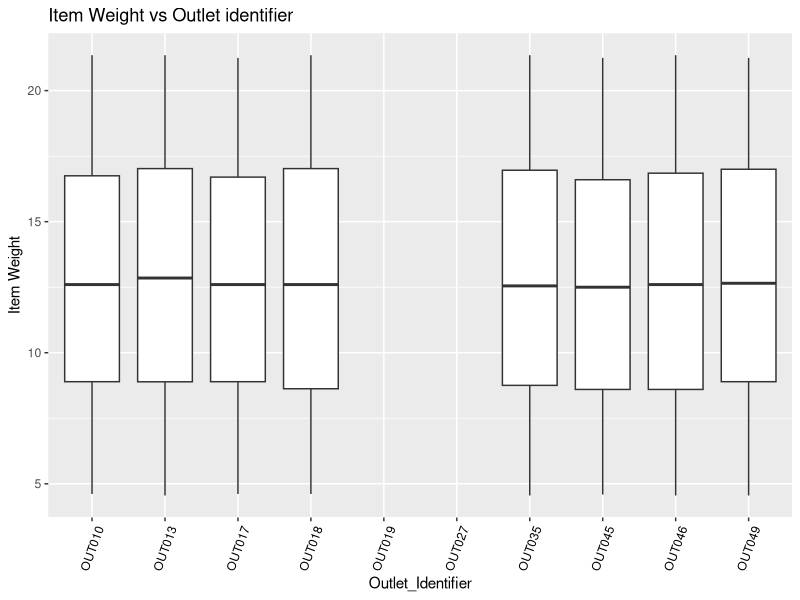
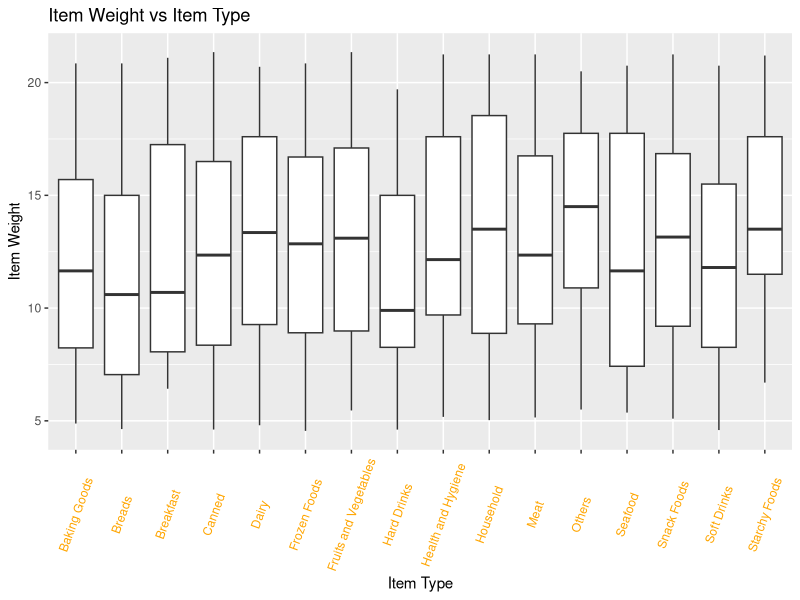
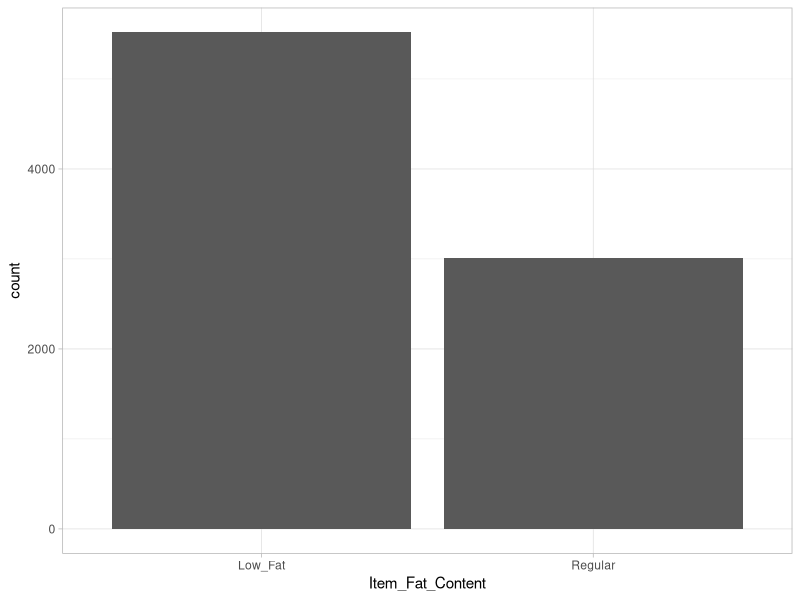
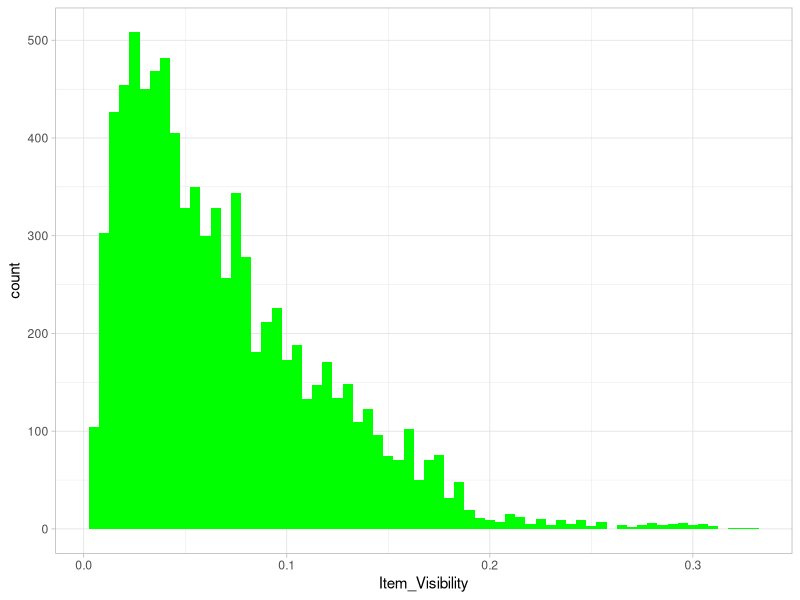
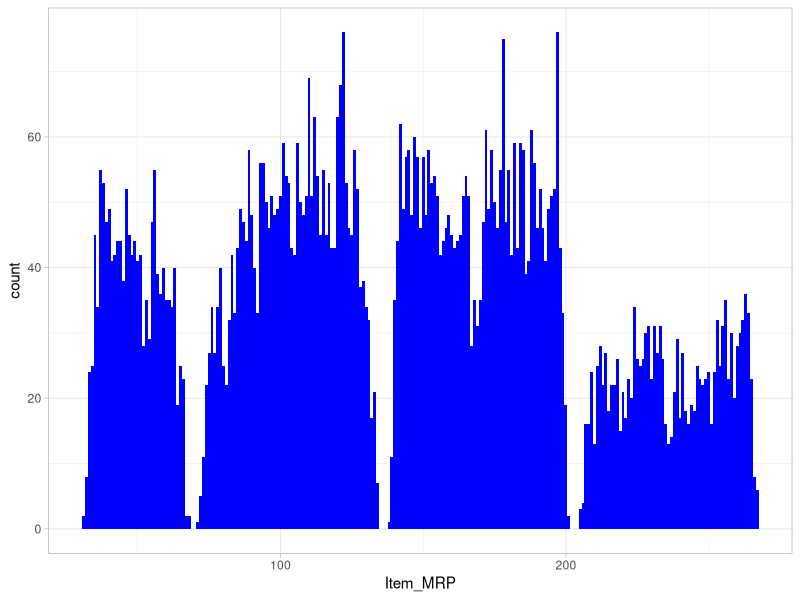
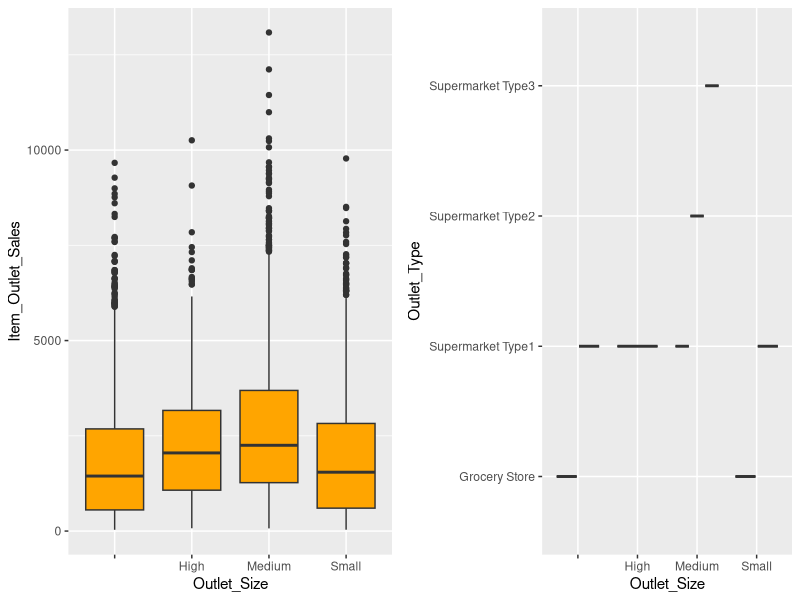
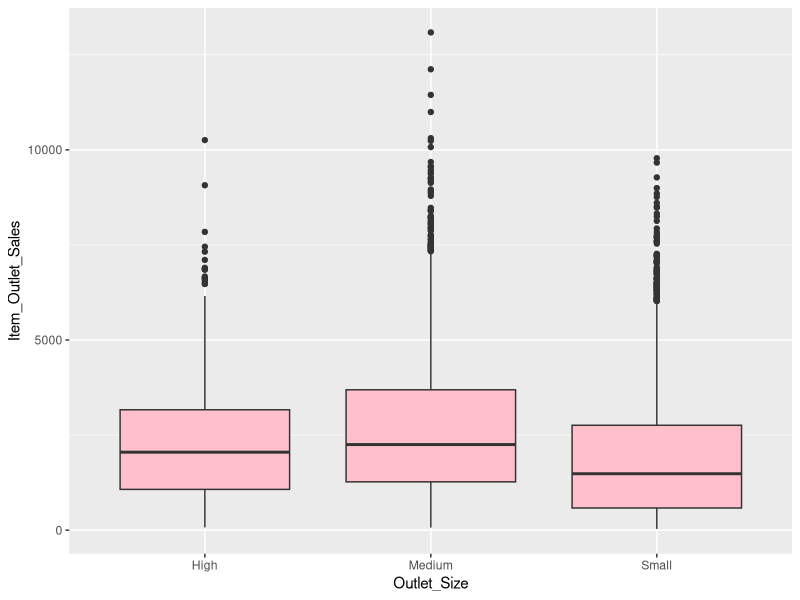
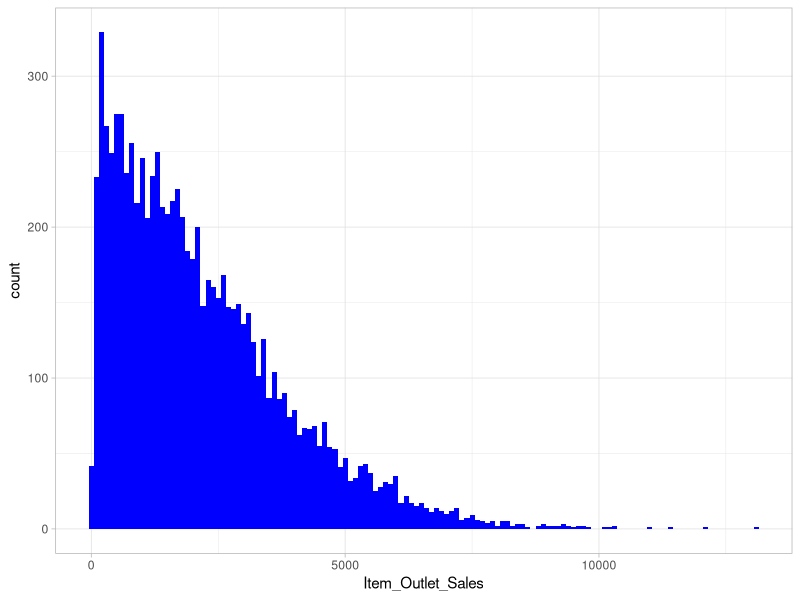

Here is the R script that generated these plots, in order: (Note: this script raises an error after producing the figures.)

#------------------------------------------------------------------------------------------#
## Load packages
library(plyr)
library(dplyr)      
library(ggplot2)    
library(cowplot)
library(data.table)
library(stringr)


#------------------------------------------------------------------------------------------#
## Read Data

bigmart <- read.csv("BigMart.csv")



#------------------------------------------------------------------------------------------#
##Check data structure.


summary(bigmart)
glimpse(bigmart)



#------------------------------------------------------------------------------------------#
## Data Wrangling.
#Data is ploted and cleaned here.

#------------------------------------------------------------------------------------------#


#1. Item_Indentifier
#This is the unique Id for all the Products. It is a character Variable.

head((as.data.frame(table(bigmart$Item_Identifier))),n=10)


#------------------------------------------------------------------------------------------#

#2. Item_weight
#This gives the weight of all the products. We can see from the summary() that this attribute contains 2439 NA values. 

summary(bigmart$Item_Weight)

table(is.na(bigmart))



# boxplot of weights vs. Outlet Identifier

ggplot(bigmart, aes(Outlet_Identifier, Item_Weight)) +
  geom_boxplot() +
  theme(axis.text.x = element_text(angle = 70, vjust = 0.5, color = "black")) + 
  xlab("Outlet_Identifier") + 
  ylab("Item Weight") + 
  ggtitle("Item Weight vs Outlet identifier")


#  OUT019 and OUT027 have not provided any weight data
# assuming that each item identifier actually identifies a unique item, thus computing the mean value.

missing_index = which(is.na(bigmart$Item_Weight))
for(i in missing_index){
  item = bigmart$Item_Identifier[i]
  bigmart$Item_Weight[i] = mean(bigmart$Item_Weight[bigmart$Item_Identifier == item], na.rm = T)
  
}

#missing index are : 928,1923,4188,5023
bigmart[c(928,1923,4188,5023),]

#final check before compute plot
table(is.na(bigmart))



weightsByItem <- as.data.frame( ddply(na.omit(bigmart), ~Item_Type, summarise, mean=mean(Item_Weight), sd=sd(Item_Weight)))


bigmart$Item_Weight <- ifelse(is.na
                              (bigmart$Item_Weight), weightsByItem$mean [match(bigmart$Item_Type, weightsByItem$Item_Type)], bigmart$Item_Weight
)




# boxplot of weights vs Item type
ggplot(bigmart, aes(Item_Type, Item_Weight)) +
  geom_boxplot() +
  theme(axis.text.x = element_text(angle = 70, vjust = 0.5, colour = "orange")) + 
  xlab("Item Type") + 
  ylab("Item Weight") + 
  ggtitle("Item Weight vs Item Type")


#------------------------------------------------------------------------------------------#

#3. Item_Fat_Content
#This gives the FAT content of all the products. We can see from the table that there are 5 types of fat content in this attribute but the values lowfat n fat,now to be converted into a categorical variable to make the analysis .

table(bigmart$Item_Fat_Content)

bigmart$Item_Fat_Content <- bigmart$Item_Fat_Content %>% 
  str_replace(pattern ="LF",replacement = "Low Fat") %>%
  str_replace(pattern = "low fat",replacement = "Low Fat") %>% 
  str_replace(pattern = "reg",replacement = "Regular") %>%
  str_replace(pattern ="Low Fat",replacement = "Low_Fat")
table(bigmart$Item_Fat_Content)

bigmart$Item_Fat_Content <- as.factor(bigmart$Item_Fat_Content)

#plot item_fat_content
ggplot(bigmart) + theme_light() + geom_bar(aes(Item_Fat_Content))



#------------------------------------------------------------------------------------------#

#4. Item_Visibility
#The % of total display area of all products in a store allocated to the particular product. This is a numeric variable and we can see that the visibility of the products is distributed from 0 to 0.32. Visibility cant be zero , needs cleaning. 

summary(bigmart$Item_Visibility)

#Items_Visibility

zero_index = which(bigmart$Item_Visibility == 0)
for(i in zero_index){
  
  item = bigmart$Item_Identifier[i]
  bigmart$Item_Visibility[i] = mean(bigmart$Item_Visibility[bigmart$Item_Identifier == item], na.rm = T)
} 

#Plot for Item Visibility
ggplot(bigmart) + theme_light() +geom_histogram(aes(Item_Visibility), binwidth = 0.005, fill = "green")

#------------------------------------------------------------------------------------------#

#5. Item_Type
#The category to which the product belongs. It is clear from the table that there are a total of 16 types of Items. This column is also converted into a categorical variable using as.factor() to make the analysis simpler.

table(bigmart$Item_Type)

bigmart$Item_Type <- as.factor(bigmart$Item_Type)




#------------------------------------------------------------------------------------------#

#6. Item_MRP
#Maximum Retail Price (list price) of the product. This is a numeric variable. It can be seen from the summary of the attribute that the range of the Maximum Retail Price is from 31.29 to 266.89. Further Analysis is required to check if this attribute can be broken down into Intervals.

summary(bigmart$Item_MRP)

#Plot for Item MRP
ggplot(bigmart) + theme_light() +geom_histogram(aes(Item_MRP), binwidth = 1, fill = "blue")


#------------------------------------------------------------------------------------------#


#7. Outlet_Identifier
#This gives the Unique Store Id. This is character Variable.

head((as.data.frame(table(bigmart$Outlet_Identifier))),n=10)


#------------------------------------------------------------------------------------------#

#8. Outlet_Establishment_Year
#This tells the year in which store was established. It can be seen from the table that all the observations have 9 Unique years in the column. So, this column can also be converted into a categorical variable.

table(bigmart$Outlet_Establishment_Year)

bigmart$Outlet_Establishment_Year <- as.factor(bigmart$Outlet_Establishment_Year)


#------------------------------------------------------------------------------------------#

#9. Outlet_Size
#The size of the store in terms of ground area covered. It can be seen from the table that the column has 3 types of size and 4016 NA values. All the NA values are replaced with unknown and this column is also convereted into a categorical variable with 4 levels.

table(bigmart$Outlet_Size)
bigmart$Outlet_Size <- as.factor(bigmart$Outlet_Size)

#plot to replace NA in Outlet Size to small
p1 = ggplot(bigmart) + geom_boxplot(aes(Outlet_Size, Item_Outlet_Sales), fill = "orange")
p2 = ggplot(bigmart) + geom_boxplot(aes(Outlet_Size, Outlet_Type))
plot_grid(p1, p2, nrow = 1)

bigmart$Outlet_Size[(bigmart$Outlet_Size == "")] <- "Small"
ggplot(bigmart) + geom_boxplot(aes(Outlet_Size, Item_Outlet_Sales), fill = "pink")




#------------------------------------------------------------------------------------------#

#10. Outlet_Location_Type
#This tells the type of city in which the store is located. There are only 3 Unique Tiers in this attribute. So, this column can also be converted into a factor using as.factor()

table(bigmart$Outlet_Location_Type)

bigmart$Outlet_Location_Type <- as.factor(bigmart$Outlet_Location_Type)

#------------------------------------------------------------------------------------------#

#11. Outlet_Type
#The Outlet_Type tells us Whether the outlet is just a grocery store or some sort of supermarket so converted into a categorical variable.

table(bigmart$Outlet_Type)

bigmart$Outlet_Type <- as.factor(bigmart$Outlet_Type)


#------------------------------------------------------------------------------------------#

#12. Item_Outlet_Sales
#It can be seen from the summary call that the Sales in the train dataset ranges from 33.29 to 13086.97.

summary(bigmart$Item_Outlet_Sales)

#Plot for Item Outlet Sales
ggplot(bigmart) + theme_light()+ geom_histogram(aes(Item_Outlet_Sales),binwidth = 100, fill = "blue")

#------------------------------------------------------------------------------------------#
#Feature Engineering..
#Data is not sufficient thus defining couple of new data.

#profit - total revenue
#profitmargin - percentage revenue

#------------------------------------------------------------------------------------------#


bigmart$Profit <- bigmart$Item_Outlet_Sales - bigmart$Item_MRP

bigmart$Profit_Margin <- round((bigmart$Profit / bigmart$Item_Outlet_Sales)*100, digits = 3)



##Computing Profit_Margin vs Size of an Outlet vs Outlet location vs Outlet Type


# boxplot of  Sales vs. Outlet location
ggplot(bigmart, aes(x = Outlet_Location_Type, y = Profit, fill = Outlet_Size)) +
  geom_boxplot() +
  theme(axis.text.x = element_text(angle = 70, vjust = 0.5, color = "black")) + 
  xlab("Outlet location") + 
  ylab("Sales") + 
  ggtitle("Sales vs Outlet location")



# boxplot of  Sales vs. Outlet type
ggplot(bigmart, aes(x = Outlet_Type, y = Profit, fill = Outlet_Size)) +
  geom_boxplot() +
  theme(axis.text.x = element_text(angle = 70, vjust = 0.5, color = "black")) + 
  xlab("Outlet type") + 
  ylab("Sales") + 
  ggtitle("Sales vs Outlet type")



# boxplot of  Sales vs. Item type vs Outlet Size
ggplot(bigmart, aes(x = Item_Type, y = Profit , fill = Outlet_Size)) +
  geom_boxplot() +
  theme(axis.text.x = element_text(angle = 70, vjust = 0.5, color = "black")) + 
  xlab("Item type") + 
  ylab("Sales") + 
  ggtitle("Sales vs Item type vs Outlet Size")



# boxplot of  Sales vs. Item type
ggplot(bigmart, aes(x = Item_Type, y = Profit, fill = Outlet_Type)) +
  geom_boxplot() +
  theme(axis.text.x = element_text(angle = 70, vjust = 0.5, color = "black")) + 
  xlab("Item type") + 
  ylab("Sales") + 
  ggtitle("Sales vs Item type vs Outlet Type")



# boxplot of Sales vs Outlet Established Year
ggplot(bigmart, aes(x = Outlet_Establishment_Year, y = Item_Outlet_Sales, fill = Outlet_Type )) +
  geom_boxplot() +
  theme(axis.text.x = element_text(angle = 70, vjust = 0.5, color = "black")) + 
  xlab(" Established Year") + 
  ylab("Sales") + 
  ggtitle("Sales vs Outlet Established Year")



#Clearly shown that the profits of Grocery stores are lest then other supermarkets.
#Computing the Profit Margin of the Outlets.- clearly grocery stores has much loss.

ggplot(bigmart, aes(x = Item_Type, y = Profit, fill = (Outlet_Type== "Grocery Store"))) +
  geom_boxplot() +
  theme(axis.text.x = element_text(angle = 70, vjust = 0.5, color = "black")) + 
  xlab("Items") + 
  ylab("Sales") + 
  ggtitle("Grocery Store Sales")



##clear profit plot vs manufacturing price

ggplot(bigmart, aes(Item_MRP, Profit)) +
  geom_point(size = 2.5, aes(colour = factor(Outlet_Type))) +
  theme(axis.text.x = element_text(angle = 70, vjust = 0.5, color = "black")) + 
  xlab("Item MRP") + 
  ylab("Profit") +
  ggtitle("Profit vs MRP")


##count the number per Outlet_Identifier and Outlet_Type to do checking on location



OutletDetails <- as.data.frame( setNames(
  aggregate(
    bigmart$Outlet_Size, 
    by=list(Category=bigmart$Outlet_Identifier, 
            Category=bigmart$Outlet_Type,
            Category=bigmart$Outlet_Location_Type,
            Category=bigmart$Outlet_Size), 
    FUN= length),
  c("Outlet_Identifier","Outlet_Type", "Outlet_Location_Type", "Outlet_Size", "Number")
))
OutletDetails







par(mfrow=c(2,2))
boxplot(bigmart$Item_Visibility,horizontal = TRUE,main="Item Visibility",col="Blue")
boxplot(bigmart$Item_Weight,horizontal = TRUE,main="Item Weight",col="Blue")
boxplot(bigmart$Item_MRP,horizontal = TRUE,main="Item MRP",col="Blue")
boxplot(bigmart$Item_Outlet_Sales,horizontal = TRUE,main="Item Output Sales",col="Blue")





par(mfrow=c(1,3))
plot(x=bigmart$Item_MRP,y=bigmart$Item_Outlet_Sales  ,col=c("Red","Yellow"),xlab="MRP",ylab="Outlet Sales")
plot(y=bigmart$Item_Outlet_Sales,x=bigmart$Item_Weight,col=c("Red","Yellow"),xlab="Item Weight",ylab="Output Sales")
plot(x=bigmart$Item_Visibility ,y=bigmart$Item_Outlet_Sales,col=c("Red","Yellow"),xlab="Item Visibility",ylab="Output Sales")






par(mfrow=c(2,2))
hist(bigmart$Item_Visibility,main="Item Visibility",col="Blue",xlab = "Visiblity")
hist(bigmart$Item_Weight,main="Item Weight",col="Blue",xlab = "Weight")
hist(bigmart$Item_MRP,main="Item MRP",col="Blue",xlab = "MRP")
hist(bigmart$Item_Outlet_Sales,main="Item Output Sales",col="Blue",xlab = "Outlet Sales")



write.csv(bigmart, file = "D:/RStudio/WQD7009/bigmartnew.csv")


#-----------------------------------------------------------------------------------------------------#


bigmartnew <- read.csv("bigmartnew.csv")
glimpse(bigmartnew)


mydf = bigmartnew %>% select("Item_Visibility", "Profit_Margin") %>% sample_frac(0.1) 


linearModel <- lm(Item_Visibility ~ Profit_Margin, data=mydf)
summary(linearModel)

plot(linearModel)
abline(linearModel, col = 'Red')

names(bigmartnew)












